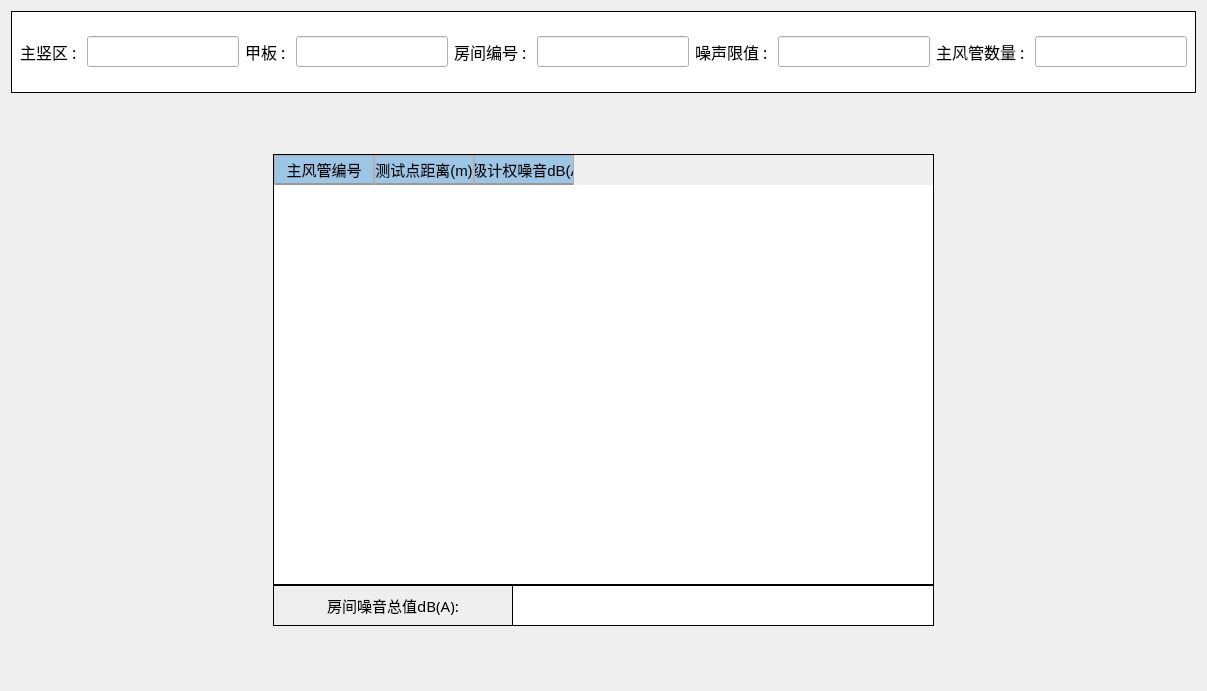
<?xml version="1.0" encoding="UTF-8"?>
<ui version="4.0">
 <class>Room_cal_total_widget</class>
 <widget class="QWidget" name="Room_cal_total_widget">
  <property name="geometry">
   <rect>
    <x>0</x>
    <y>0</y>
    <width>1203</width>
    <height>691</height>
   </rect>
  </property>
  <property name="windowTitle">
   <string>Form</string>
  </property>
  <property name="styleSheet">
   <string notr="true">#room_cal_total
{
	background-color: rgb(255, 255, 255);
	border:1px solid black;
}</string>
  </property>
  <layout class="QVBoxLayout" name="verticalLayout_2">
   <item>
    <widget class="QWidget" name="widget_info" native="true">
     <property name="minimumSize">
      <size>
       <width>1185</width>
       <height>82</height>
      </size>
     </property>
     <property name="maximumSize">
      <size>
       <width>1185</width>
       <height>161</height>
      </size>
     </property>
     <property name="styleSheet">
      <string notr="true">#widget_info
{
	background-color: rgb(255, 255, 255);
	border:1px solid black;
}

QLabel
{
font-family: '黑体';
font-size: 16px;
}

QLineEdit
{
font-family: '黑体';
}</string>
     </property>
     <layout class="QHBoxLayout" name="horizontalLayout">
      <item>
       <widget class="QLabel" name="label">
        <property name="font">
         <font>
          <family>黑体</family>
          <pointsize>-1</pointsize>
         </font>
        </property>
        <property name="text">
         <string>主竖区 : </string>
        </property>
       </widget>
      </item>
      <item>
       <widget class="QLineEdit" name="lineEdit_MVZName">
        <property name="minimumSize">
         <size>
          <width>0</width>
          <height>31</height>
         </size>
        </property>
        <property name="font">
         <font>
          <family>黑体</family>
          <pointsize>12</pointsize>
         </font>
        </property>
        <property name="readOnly">
         <bool>true</bool>
        </property>
       </widget>
      </item>
      <item>
       <widget class="QLabel" name="label_2">
        <property name="font">
         <font>
          <family>黑体</family>
          <pointsize>-1</pointsize>
         </font>
        </property>
        <property name="text">
         <string>甲板 : </string>
        </property>
       </widget>
      </item>
      <item>
       <widget class="QLineEdit" name="lineEdit_deck">
        <property name="minimumSize">
         <size>
          <width>0</width>
          <height>31</height>
         </size>
        </property>
        <property name="font">
         <font>
          <family>黑体</family>
          <pointsize>12</pointsize>
         </font>
        </property>
        <property name="readOnly">
         <bool>true</bool>
        </property>
       </widget>
      </item>
      <item>
       <widget class="QLabel" name="label_cg1">
        <property name="font">
         <font>
          <family>黑体</family>
          <pointsize>-1</pointsize>
         </font>
        </property>
        <property name="text">
         <string>房间编号 : </string>
        </property>
       </widget>
      </item>
      <item>
       <widget class="QLineEdit" name="lineEdit_room_number">
        <property name="minimumSize">
         <size>
          <width>0</width>
          <height>31</height>
         </size>
        </property>
        <property name="font">
         <font>
          <family>黑体</family>
          <pointsize>12</pointsize>
         </font>
        </property>
        <property name="readOnly">
         <bool>true</bool>
        </property>
       </widget>
      </item>
      <item>
       <widget class="QLabel" name="label_4">
        <property name="font">
         <font>
          <family>黑体</family>
          <pointsize>-1</pointsize>
         </font>
        </property>
        <property name="text">
         <string>噪声限值 : </string>
        </property>
       </widget>
      </item>
      <item>
       <widget class="QLineEdit" name="lineEdit_noise_limit">
        <property name="minimumSize">
         <size>
          <width>0</width>
          <height>31</height>
         </size>
        </property>
        <property name="font">
         <font>
          <family>黑体</family>
          <pointsize>12</pointsize>
         </font>
        </property>
        <property name="readOnly">
         <bool>true</bool>
        </property>
       </widget>
      </item>
      <item>
       <widget class="QLabel" name="label_cg2">
        <property name="font">
         <font>
          <family>黑体</family>
          <pointsize>-1</pointsize>
         </font>
        </property>
        <property name="text">
         <string>主风管数量 : </string>
        </property>
       </widget>
      </item>
      <item>
       <widget class="QLineEdit" name="lineEdit_duct_num">
        <property name="minimumSize">
         <size>
          <width>0</width>
          <height>31</height>
         </size>
        </property>
        <property name="font">
         <font>
          <family>黑体</family>
          <pointsize>12</pointsize>
         </font>
        </property>
        <property name="readOnly">
         <bool>true</bool>
        </property>
       </widget>
      </item>
     </layout>
    </widget>
   </item>
   <item>
    <spacer name="verticalSpacer_2">
     <property name="orientation">
      <enum>Qt::Vertical</enum>
     </property>
     <property name="sizeHint" stdset="0">
      <size>
       <width>20</width>
       <height>40</height>
      </size>
     </property>
    </spacer>
   </item>
   <item>
    <layout class="QHBoxLayout" name="horizontalLayout_3">
     <item>
      <spacer name="horizontalSpacer">
       <property name="orientation">
        <enum>Qt::Horizontal</enum>
       </property>
       <property name="sizeHint" stdset="0">
        <size>
         <width>40</width>
         <height>20</height>
        </size>
       </property>
      </spacer>
     </item>
     <item>
      <layout class="QVBoxLayout" name="verticalLayout">
       <property name="spacing">
        <number>0</number>
       </property>
       <item>
        <widget class="QTableWidget" name="tableWidget">
         <property name="minimumSize">
          <size>
           <width>661</width>
           <height>431</height>
          </size>
         </property>
         <property name="focusPolicy">
          <enum>Qt::NoFocus</enum>
         </property>
         <property name="layoutDirection">
          <enum>Qt::LeftToRight</enum>
         </property>
         <property name="styleSheet">
          <string notr="true">/*设置标题(包括垂直+水平的)*/
QHeaderView
{							
	
	font-size: 15px;				/*字大小*/
	font-family: '黑体';
	/*border: 1px solid #B4B4B4;*/
	border:none;
    /*border-bottom: 2px solid #999999; */		/*下边框颜色*/
    /*background: #9DC6E6;*/				/*背景浅蓝色*/ 
	min-height:30px;
	text-align: center;	       
}


/*设置标题(水平的)*/
QHeaderView::section:horizontal { 					
        border: 1px solid #AFAFAF; 			/*间隔颜色*/
	    border-bottom: 2px solid #999999; 							
        color: black;
        background: #9DC6E6;
}

/*设置鼠标停留状态*/
QHeaderView::section:horizontal:hover 
{			
        color: black;							/*字体白色*/
        background: #82AFC9;				/*背景深蓝色*/
}

/*设置鼠标按下状态*/
QHeaderView::section:horizontal:pressed 
{			
        color: black;
        background: #82AFC9;
		border-bottom: 3px solid #037BFC;				
}


QTableWidget 
{
		font-size: 14px;				/*10榜*/
		font-family: '黑体';				
		color : black;				
        border: 1px solid #000000;		
        background: white;
        gridline-color: #E0E0E0;	
        text-align: center;	
        outline:0px;			/*禁止焦点*/
}

/*设置选中的视图项*/
QTableWidget::item:selected
{				    
		border: 2px solid #0398FC;	
        color : black;				
}</string>
         </property>
         <property name="frameShape">
          <enum>QFrame::StyledPanel</enum>
         </property>
         <property name="sortingEnabled">
          <bool>false</bool>
         </property>
         <attribute name="horizontalHeaderCascadingSectionResizes">
          <bool>false</bool>
         </attribute>
         <attribute name="horizontalHeaderShowSortIndicator" stdset="0">
          <bool>false</bool>
         </attribute>
         <attribute name="horizontalHeaderStretchLastSection">
          <bool>false</bool>
         </attribute>
         <attribute name="verticalHeaderCascadingSectionResizes">
          <bool>false</bool>
         </attribute>
         <attribute name="verticalHeaderStretchLastSection">
          <bool>false</bool>
         </attribute>
         <column>
          <property name="text">
           <string>主风管编号</string>
          </property>
         </column>
         <column>
          <property name="text">
           <string>测试点距离(m)</string>
          </property>
         </column>
         <column>
          <property name="text">
           <string>A级计权噪音dB(A)</string>
          </property>
         </column>
        </widget>
       </item>
       <item>
        <widget class="QWidget" name="widget" native="true">
         <property name="minimumSize">
          <size>
           <width>661</width>
           <height>41</height>
          </size>
         </property>
         <property name="maximumSize">
          <size>
           <width>661</width>
           <height>41</height>
          </size>
         </property>
         <layout class="QHBoxLayout" name="horizontalLayout_2" stretch="4,7">
          <property name="spacing">
           <number>0</number>
          </property>
          <property name="leftMargin">
           <number>0</number>
          </property>
          <property name="topMargin">
           <number>0</number>
          </property>
          <property name="rightMargin">
           <number>0</number>
          </property>
          <property name="bottomMargin">
           <number>0</number>
          </property>
          <item>
           <widget class="QLabel" name="label_cg3">
            <property name="font">
             <font>
              <family>黑体</family>
              <pointsize>11</pointsize>
             </font>
            </property>
            <property name="frameShape">
             <enum>QFrame::Box</enum>
            </property>
            <property name="text">
             <string>房间噪音总值dB(A):</string>
            </property>
            <property name="alignment">
             <set>Qt::AlignCenter</set>
            </property>
           </widget>
          </item>
          <item>
           <widget class="QLineEdit" name="lineEdit_totalNoise">
            <property name="sizePolicy">
             <sizepolicy hsizetype="Expanding" vsizetype="Expanding">
              <horstretch>0</horstretch>
              <verstretch>0</verstretch>
             </sizepolicy>
            </property>
            <property name="font">
             <font>
              <family>黑体</family>
              <pointsize>12</pointsize>
             </font>
            </property>
            <property name="styleSheet">
             <string notr="true">border: 1px solid black ;
border-left:none;</string>
            </property>
            <property name="text">
             <string/>
            </property>
            <property name="readOnly">
             <bool>true</bool>
            </property>
           </widget>
          </item>
         </layout>
        </widget>
       </item>
      </layout>
     </item>
     <item>
      <spacer name="horizontalSpacer_2">
       <property name="orientation">
        <enum>Qt::Horizontal</enum>
       </property>
       <property name="sizeHint" stdset="0">
        <size>
         <width>40</width>
         <height>20</height>
        </size>
       </property>
      </spacer>
     </item>
    </layout>
   </item>
   <item>
    <spacer name="verticalSpacer">
     <property name="orientation">
      <enum>Qt::Vertical</enum>
     </property>
     <property name="sizeHint" stdset="0">
      <size>
       <width>20</width>
       <height>40</height>
      </size>
     </property>
    </spacer>
   </item>
  </layout>
 </widget>
 <resources/>
 <connections/>
</ui>
